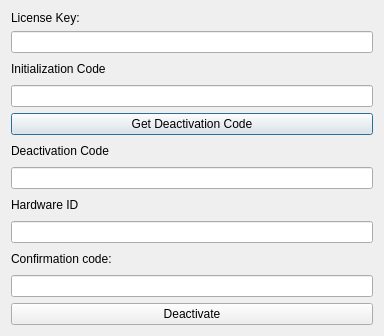
<?xml version="1.0" encoding="UTF-8"?>
<ui version="4.0">
 <class>DeactivationDialog</class>
 <widget class="QDialog" name="DeactivationDialog">
  <property name="geometry">
   <rect>
    <x>0</x>
    <y>0</y>
    <width>384</width>
    <height>336</height>
   </rect>
  </property>
  <property name="windowTitle">
   <string>Dialog</string>
  </property>
  <layout class="QVBoxLayout" name="verticalLayout">
   <item>
    <widget class="QLabel" name="label">
     <property name="sizePolicy">
      <sizepolicy hsizetype="Preferred" vsizetype="Fixed">
       <horstretch>0</horstretch>
       <verstretch>0</verstretch>
      </sizepolicy>
     </property>
     <property name="text">
      <string>License Key:</string>
     </property>
    </widget>
   </item>
   <item>
    <widget class="QLineEdit" name="licenseKeyEdit">
     <property name="readOnly">
      <bool>true</bool>
     </property>
    </widget>
   </item>
   <item>
    <widget class="QLabel" name="label_7">
     <property name="text">
      <string>Initialization Code</string>
     </property>
    </widget>
   </item>
   <item>
    <widget class="QLineEdit" name="initCodeEdit"/>
   </item>
   <item>
    <widget class="QPushButton" name="getCodeButton">
     <property name="text">
      <string>Get Deactivation Code</string>
     </property>
    </widget>
   </item>
   <item>
    <widget class="QLabel" name="label_8">
     <property name="text">
      <string>Deactivation Code</string>
     </property>
    </widget>
   </item>
   <item>
    <widget class="QLineEdit" name="activationCodeEdit">
     <property name="readOnly">
      <bool>true</bool>
     </property>
    </widget>
   </item>
   <item>
    <widget class="QLabel" name="label_9">
     <property name="text">
      <string>Hardware ID</string>
     </property>
    </widget>
   </item>
   <item>
    <widget class="QLineEdit" name="hwidEdit">
     <property name="readOnly">
      <bool>true</bool>
     </property>
    </widget>
   </item>
   <item>
    <widget class="QLabel" name="label_3">
     <property name="text">
      <string>Confirmation code:</string>
     </property>
    </widget>
   </item>
   <item>
    <widget class="QLineEdit" name="confirmationCodeEdit"/>
   </item>
   <item>
    <widget class="QPushButton" name="deactivateButton">
     <property name="text">
      <string>Deactivate</string>
     </property>
    </widget>
   </item>
  </layout>
 </widget>
 <resources/>
 <connections/>
</ui>
